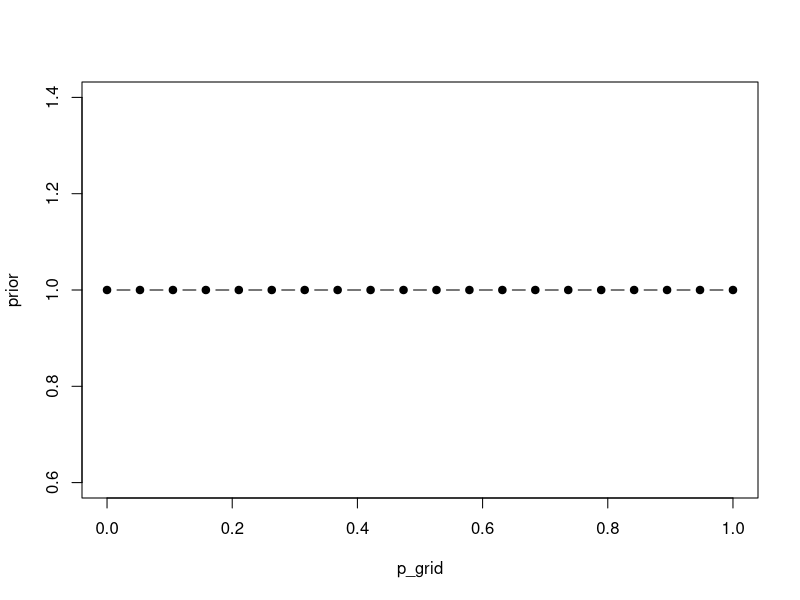
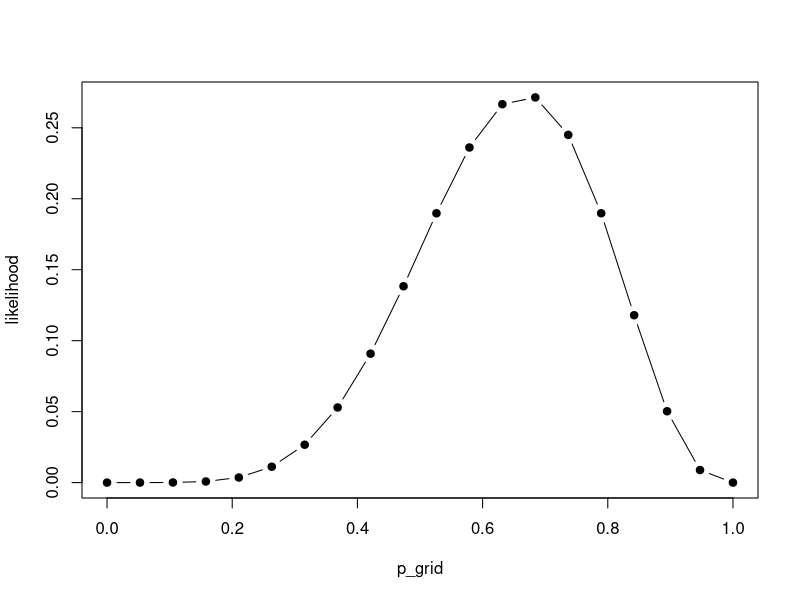
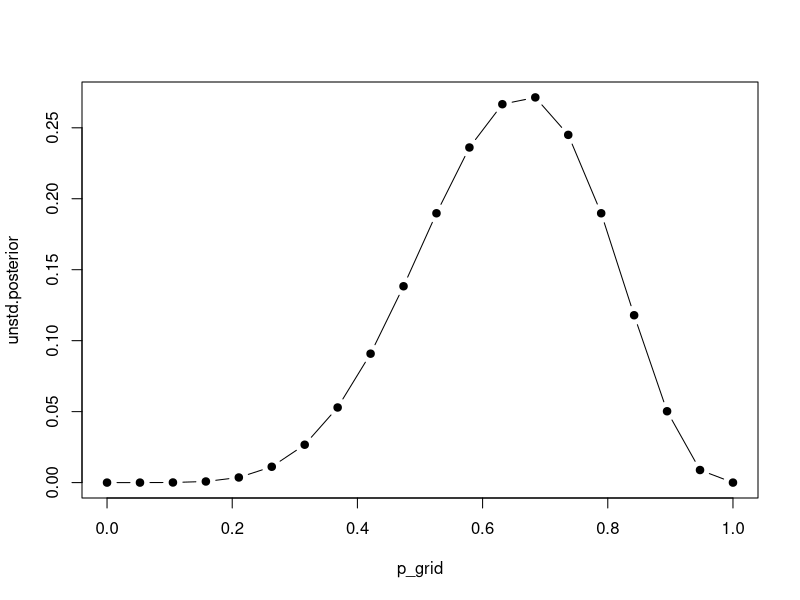
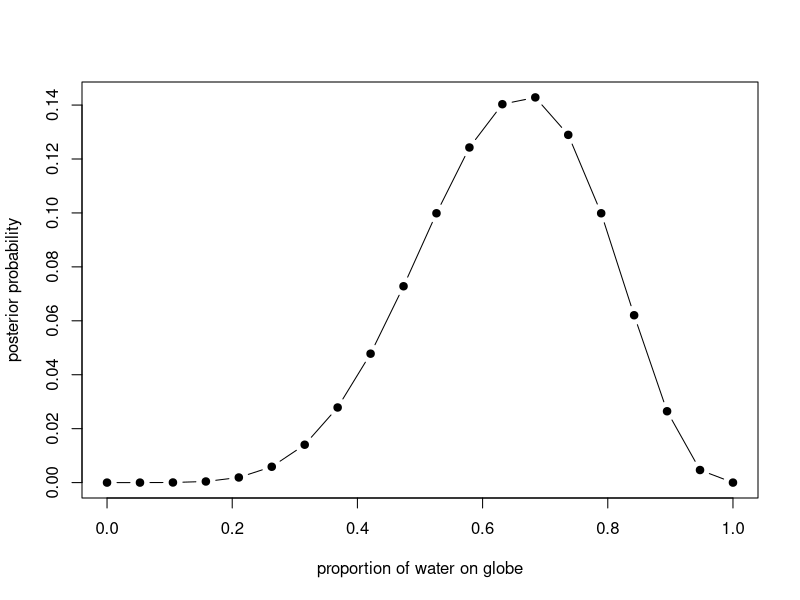

Generate these figures, in order, with R:


# Demonstrate grid approximation of the posterior for a globe tossing problem
# with 6 water observations out of 9 globe tosses

#==============================================================================


# 1) Define the grid to be used to compute the posterior

# In this case, let's say we choose 20 grid points
# Since the parameter of interest (proportion of water on the globe) is
# bounded by 0 and 1, our grid should have those limits as well
p_grid <- seq(from = 0, to = 1, length.out = 20)

p_grid

#==============================================================================


# 2) Compute/define the value of the prior at each parameter value on the grid

# In this case, simply choose a flat prior
prior <- rep(1, 20)

# You could visualize this prior
plot(p_grid, prior, pch = 19, type = "b")

#==============================================================================


# 3) Compute the likelihood at each parameter value on the grid

# This requires the use of a likelihood function applied to the observed data,
# evaluated at each potential parameter value on the grid
likelihood <- dbinom(6, size = 9, prob = p_grid)

# You could also visualize the likelihood
plot(p_grid, likelihood, pch = 19, type = "b")

#==============================================================================


# 4) Compute the unstandardized posterior at each parameter value on the grid

# The unstandardized posterior is simply the product of the likelihood and 
# prior
unstd.posterior <- likelihood * prior

# Again, could visualize
plot(p_grid, unstd.posterior, pch = 19, type = "b")

# Note that this unstandardized posterior is not a proper probability 
# distribution since it does not add to 1
sum(unstd.posterior)

#==============================================================================


# 4) Standardize the posterior

posterior <- unstd.posterior/sum(unstd.posterior)

# This standardized posterior is a now proper probability distribution
sum(posterior)

# Visualize the posterior
plot(p_grid, posterior, pch = 19, type = "b",
     xlab = "proportion of water on globe",
     ylab = "posterior probability")
